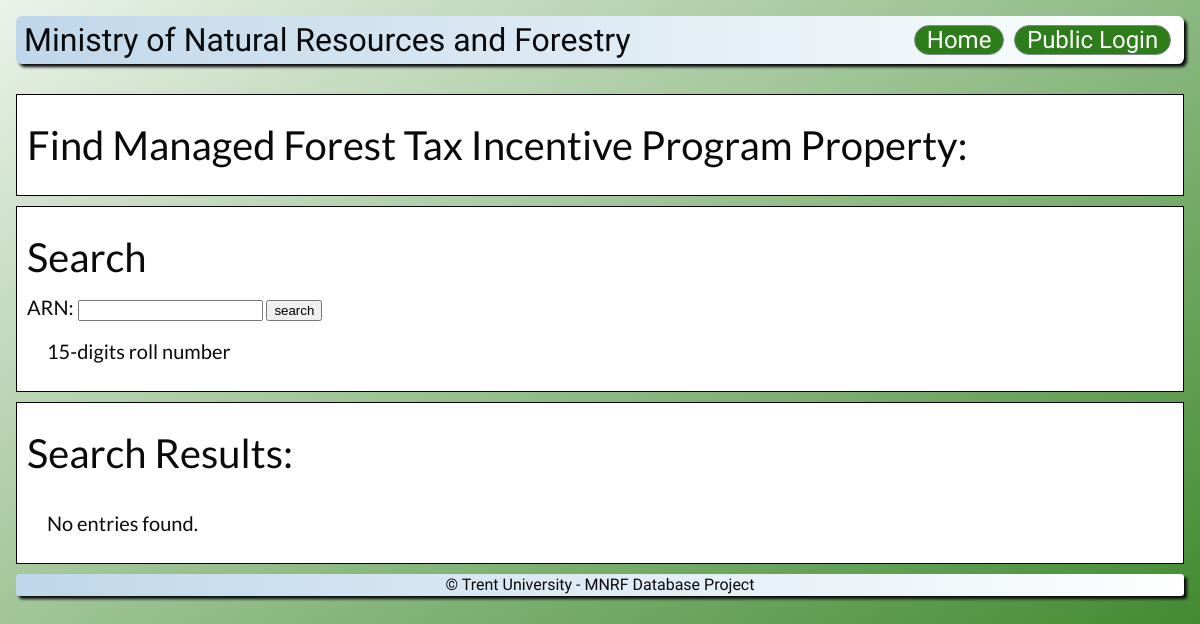
Page /pages/mftip-property.php on the earlier database version.
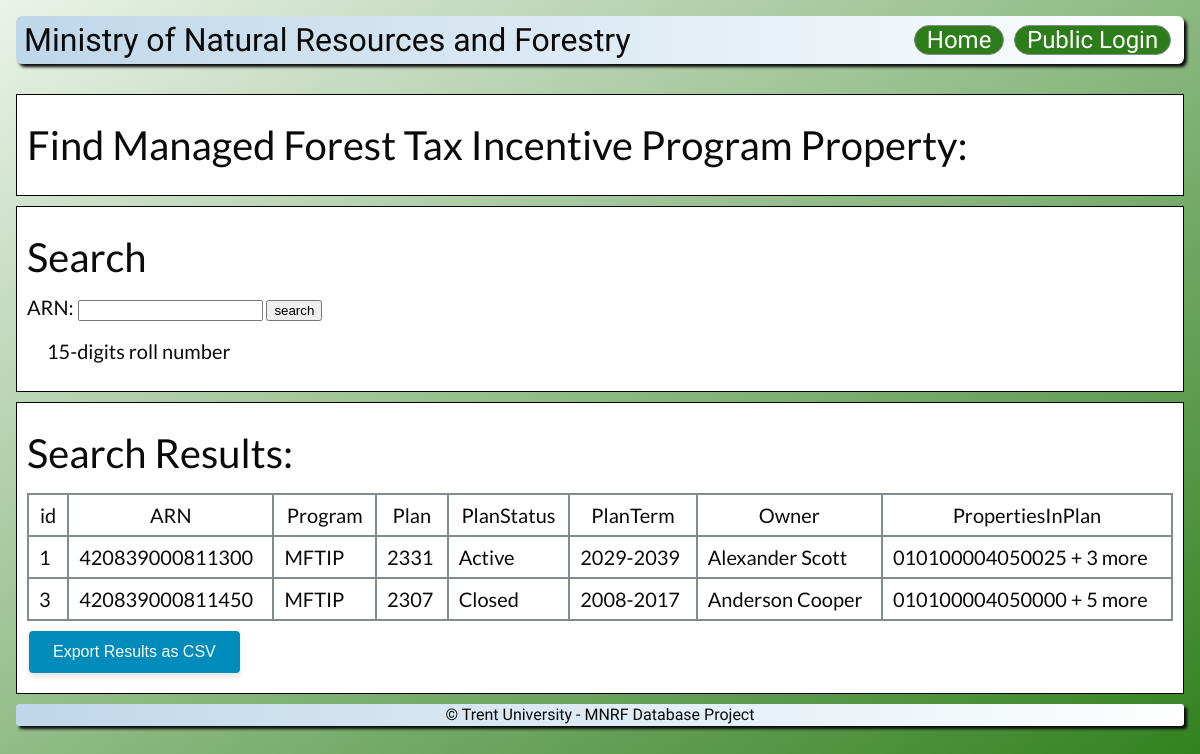
Same page on the later database version.
### tables this page shows
CREATE TABLE `records` (
  `id` int(11) NOT NULL,
  `ARN` bigint(15) NOT NULL,
  `Program` enum('MFTIP','CLTIP') DEFAULT NULL,
  `Plan` int(11) DEFAULT NULL,
  `PlanStatus` varchar(255) DEFAULT NULL,
  `PlanTerm` varchar(255) DEFAULT NULL,
  `Owner` varchar(255) DEFAULT NULL,
  `PropertiesInPlan` text DEFAULT NULL
);

### pages/mftip-property.php (the view, shortened to what this page needs)
<?php
$pdo = connectDB();
if (isset($_POST['rNumber'])) {
    $rNumber = $_POST['rNumber'];
    $query = "SELECT * FROM records WHERE program = 'MFTIP' AND ARN='" . $rNumber . "'";
} else if (isset($_POST['plan'])) {
    $plan = str_replace(' ', '', $_POST['plan']);
    $query = "SELECT * FROM records WHERE program = 'MFTIP' AND Plan='" . $plan . "'";
} else if (isset($_POST['landlordName'])) {
    $landlordName = $_POST['landlordName'];
    $query = "SELECT * FROM records WHERE program = 'MFTIP' AND (Owner LIKE '%" . $landlordName . "%' OR Owner LIKE '%" . $landlordName . "%')";
} else {
    $query = "SELECT * FROM records WHERE program = 'MFTIP'";
}
$stmt = $pdo->prepare($query);
$stmt->execute();
$hasEntries = $stmt->rowCount() > 0;
$row = $stmt->fetchAll(PDO::FETCH_ASSOC);
$columnNames = !empty($row) ? array_keys($row[0]) : [];
?>
<!DOCTYPE html>
<html lang="en">
<head>
    <?php include "../includes/metadata.php" ?>
    <link rel="stylesheet" href="styles/master.css" />
</head>
<body>
<?php include '../includes/header.php'; ?>
    <section class="section-box">
        <h1 class="section-title">Find Managed Forest Tax Incentive Program Property:</h1>
    </section>
    <section class="section-box">
        <h1 class="section-title">Search</h1>
        <form class="search_form" method="POST">
            ARN: <input type="text" name="rNumber" />
            <input type="submit" value="search" />
        </form>
        <p>15-digits roll number</p>
    </section>
    <section class="section-box">
        <h1 class="section-title">Search Results:</h1>
        <?php
        if (!$hasEntries) {
            echo "<p>No entries found.</p>";
        } else {
        ?>
            <div class="results">
                <table class="resultsTable">
                    <thead>
                        <tr>
                            <?php foreach ($columnNames as $column) : ?>
                                <th scope="col">
                                    <?= $column ?>
                                </th>
                            <?php endforeach; ?>
                        </tr>
                    </thead>
                    <tbody>
                        <?php
                        foreach ($row as $rowData) : ?>
                            <tr>
                                <?php foreach ($rowData as $item) : ?>
                                    <td scope="row">
                                        <?= $item ?>
                                    </td>
                                <?php endforeach ?>
                            </tr>
                        <?php endforeach ?>
                    </tbody>
                </table>
                <form id="export_form" method="post" action="export_records.php">
        <button type="submit" name="export" class="export-btn">Export Results as CSV</button>
    </form>
            </div>
        <?php } ?>
    </section>
    <?php include "../includes/footer.php" ?>
</html>

Differences in the rows shown:
added records: id "1", ARN "420839000811300", Program "MFTIP", Plan "2331", PlanStatus "Active", PlanTerm "2029-2039", Owner "Alexander Scott", PropertiesInPlan "010100004050025 + 3 more"
added records: id "3", ARN "420839000811450", Program "MFTIP", Plan "2307", PlanStatus "Closed", PlanTerm "2008-2017", Owner "Anderson Cooper", PropertiesInPlan "010100004050000 + 5 more"
Other differences:
new list line: "id"
new list line: "ARN"
new list line: "Program"
new list line: "Plan"
new list line: "PlanStatus"
new list line: "PlanTerm"
new list line: "Owner"
new list line: "PropertiesInPlan"
text no longer shown: "No entries found."
text now shown: "Export Results as CSV"
